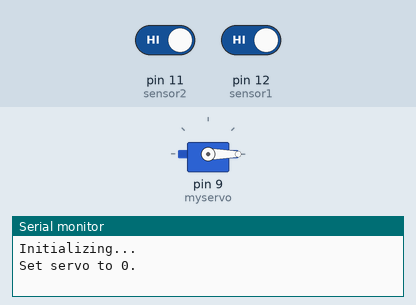
Bench run of a sketch on a simulated Arduino Uno, built with avr-gcc and run on an emulated ATmega328P. Shown: servo, the last lines printed to the serial monitor. The inputs (shaded band) are chosen by the test bench; at power-on: pin 12 (sensor1) HIGH, pin 11 (sensor2) HIGH.

Above: at 1.2 s.
1.3 s: pin 12 (sensor1) driven LOW
3.8 s: pin 11 (sensor2) driven LOW
At 4.5 s:
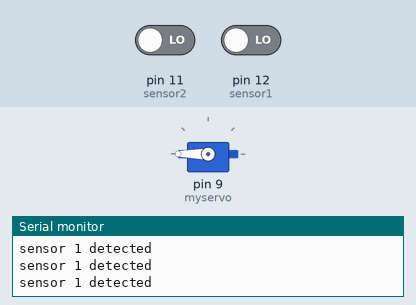
6.8 s: pin 11 (sensor2) driven HIGH
At 7.8 s:
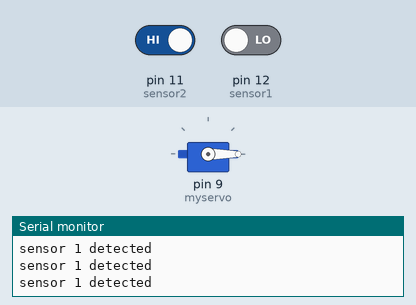
Timing chart, 0 to 9.8 s (numbered marks = the images above; inputs shaded):
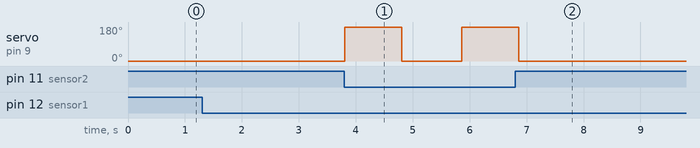

Measured:
- after the input at 3.8 s, servo on pin 9 (myservo): 0° → 180° at once, → 0° 1.0 s later, → 180° 1.1 s later
- after the input at 6.8 s, servo on pin 9 (myservo): goes on until 6.9 s, then stays 0°

The sketch:

garbage_cabinet_opener.ino
```cpp
/* Cabinet_opener
 by Michael Stein
 Much of this code came from Scott Fitzgerald
 http://www.arduino.cc/en/Tutorial/Sweep
*/

#include <Servo.h>

Servo myservo;  // create servo object to control a servo
// twelve servo objects can be created on most boards

int pos = 0;    // variable to store the servo position
int sensor1 = 12;   // setup sensor 1 to pin 12
int sensor2 = 11;
boolean servoIsRunning = false;

void setup() {
  Serial.begin(9600);
  Serial.println("Initializing...");

  //setup servo to pin 9
  myservo.attach(9);  // attaches the servo on pin 9 to the servo object
  myservo.write(0);
  Serial.println("Set servo to 0.");

  pinMode(12, INPUT);  //set pin 12 as input
  pinMode(11, INPUT);  //set pin 11 as input
}

void openDoor() {
  servoIsRunning = true;
  myservo.write(180);
  //Serial.println("set to 180");
  delay(1000);
  myservo.write(0);
  //Serial.println("set to 0");
  delay(1000);
  servoIsRunning = false;
}

void loop() {
  int detectSensor1 = digitalRead(sensor1);
  int countDown = 0;
  int detectSensor2 = HIGH;

  if (detectSensor1 == LOW ) {
    if (servoIsRunning == true) {
      Serial.println("sensor 1 triggered but servo is running");
    } else {
      Serial.println("sensor 1 detected");
      //openDoor();
      countDown = 100;

      while(countDown > 0) {
        //check to see if other sensor is hit
        detectSensor2 = digitalRead(sensor2);
        if (detectSensor2 == LOW) {
          //Serial.println("sensor 2 detected");
          openDoor();
          countDown = 0;
        } else {
          countDown-- ;
        }
        //Serial.println(countDown);
        delay(10);
      }
    }
  }
  delay(50);
}
```
